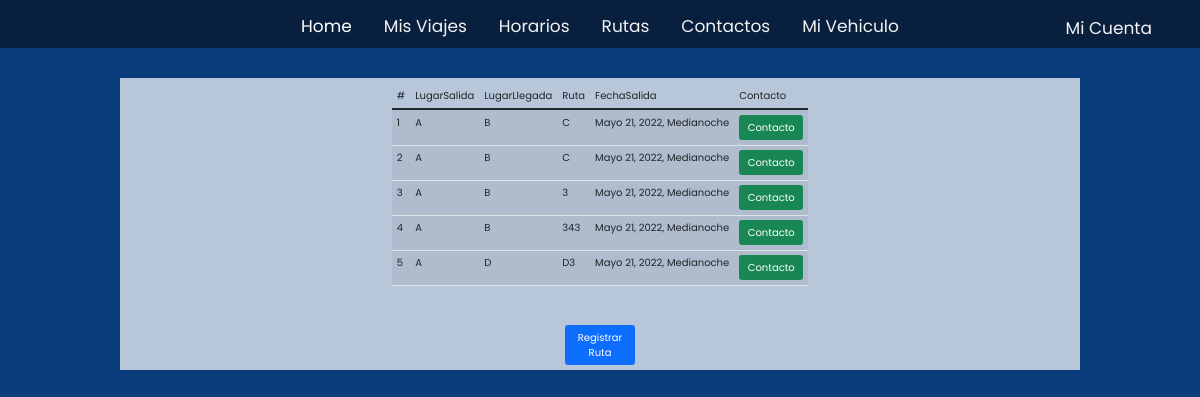
Page /rutas/ (signed in) on the committed database.
### app/models.py (models this page shows, shortened)
class Ruta(models.Model):
    lugarSalida = models.CharField(max_length=200)
    lugarLlegada = models.CharField(max_length=200)
    ruta = models.CharField(max_length=200)
    fechaSalida = models.DateTimeField(auto_now=False)
    user = models.ForeignKey(User, on_delete=models.CASCADE, default=True)

### app/views.py (the view)
# urls.py: path('rutas/', appViews.rutas, name="rutas"),
def rutas(request):
    Rutas = Ruta.objects.all()
    context = {'rutas': Rutas}
    return render(request, 'ruta.html', context)

### app/templates/ruta.html
{% extends 'layout.html' %}
{% block content%}
<div class="info">
    <div>
        <table class="table table-striped" id="table-gastos">
            <thead>
                <tr>
                    <td>#</td>
                    <td>LugarSalida</td>
                    <td>LugarLlegada</td>
                    <td>Ruta</td>
                    <td>fechaSalida</td>
                    <td>Contacto</td>
                </tr>
            </thead>
            <tbody>
                {% if rutas %}
                {% for ruta in rutas %}
                <tr>
                    <td>{{ruta.id}}</td>
                    <td>{{ruta.lugarSalida}}</td>
                    <td>{{ruta.lugarLlegada}}</td>
                    <td>{{ruta.ruta}}</td>
                    <td>{{ruta.fechaSalida}}</td>
                    <td> <a href = "{% url "contacto" pk=ruta.id %}" class="btn btn-success">Contacto</button> </td>
                <tr>
                {%endfor%}
                {%endif%}
            </tbody>
        </table>
		<br>
		<br>
        <div class="d-grid gap-2 col-2 mx-auto">
            <a href="{% url 'registroRuta' %}"><button type="button" class="btn btn-primary">Registrar
                    Ruta</button></a>
        </div>
    </div>
</div>
{% endblock %}

### app/static/styles/inici.css (style rules this page uses)
html { height: 100%; }
body { overflow: hidden; justify-content: center; background-color: #0b3c7c; margin: 0px; overflow: hidden; justify-content: center; background-color:#0b3c7c; margin: 0px; padding-bottom: 100px; }
* { margin: 0; padding: 0; box-sizing: border-box; text-decoration: none; outline: none; border: none; text-transform: capitalize; font-family: "Poppins", sans-serif; font-family: 'Poppins', sans-serif; min-height: 100%; }
a { color: black; text-decoration: none; }
html { font-size: 62.5%; overflow-x: hidden; scroll-padding-top: 5.5rem; scroll-behavior: smooth; }
.info { height: auto; width: auto; margin: 30px 120px 30px 120px; background-color: rgba(255, 255, 255, 0.705); justify-items: center; padding: 5px; }

### rows in the picture
Ruta: id "1", lugarSalida "A", lugarLlegada "B", ruta "C", fechaSalida "Mayo 21, 2022, Medianoche"
Ruta: id "2", lugarSalida "A", lugarLlegada "B", ruta "C", fechaSalida "Mayo 21, 2022, Medianoche"
Ruta: id "3", lugarSalida "A", lugarLlegada "B", ruta "3", fechaSalida "Mayo 21, 2022, Medianoche"
Ruta: id "4", lugarSalida "A", lugarLlegada "B", ruta "343", fechaSalida "Mayo 21, 2022, Medianoche"
Ruta: id "5", lugarSalida "A", lugarLlegada "D", ruta "D3", fechaSalida "Mayo 21, 2022, Medianoche"
